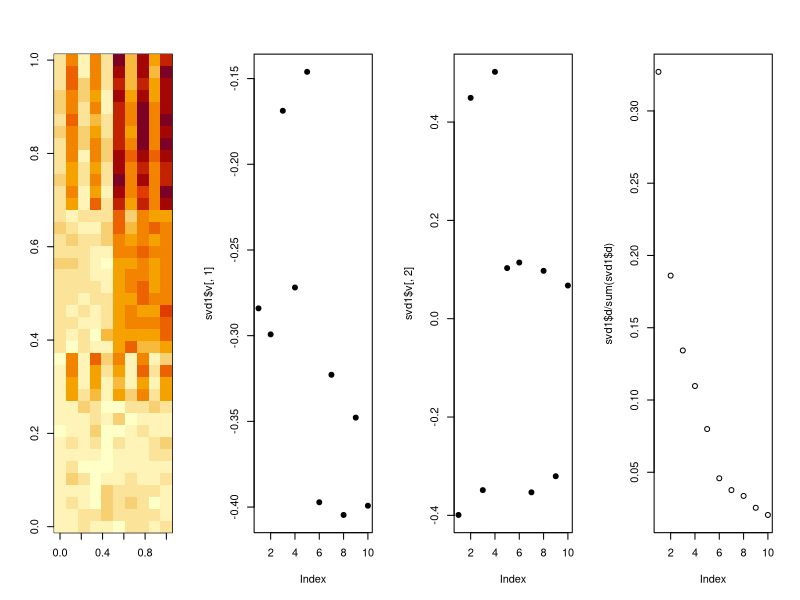

Reproduce this figure in R.
set.seed(678910)
data <- matrix(rnorm(400), nrow=40)

set.seed(678910)
for(i in 1:40){
  coin.flip1 <- rbinom(1,1,0.5)
  coin.flip2 <- rbinom(1,1,0.5)
  if(coin.flip1) data[i,] <- data[i,] + rep(c(0,5), each=5)
  if(coin.flip2) data[i,] <- data[i,] + rep(c(0,5), 5)
}
hclust.obj <- hclust(dist(data))
data <- data[hclust.obj$order,]
#heatmap(data)

par(mfrow=c(1,4))
image(t(data)[,nrow(data):1])

svd1 <- svd(scale(data))
plot(svd1$v[,1], pch=19)
plot(svd1$v[,2], pch=19)
plot(svd1$d/sum(svd1$d))
